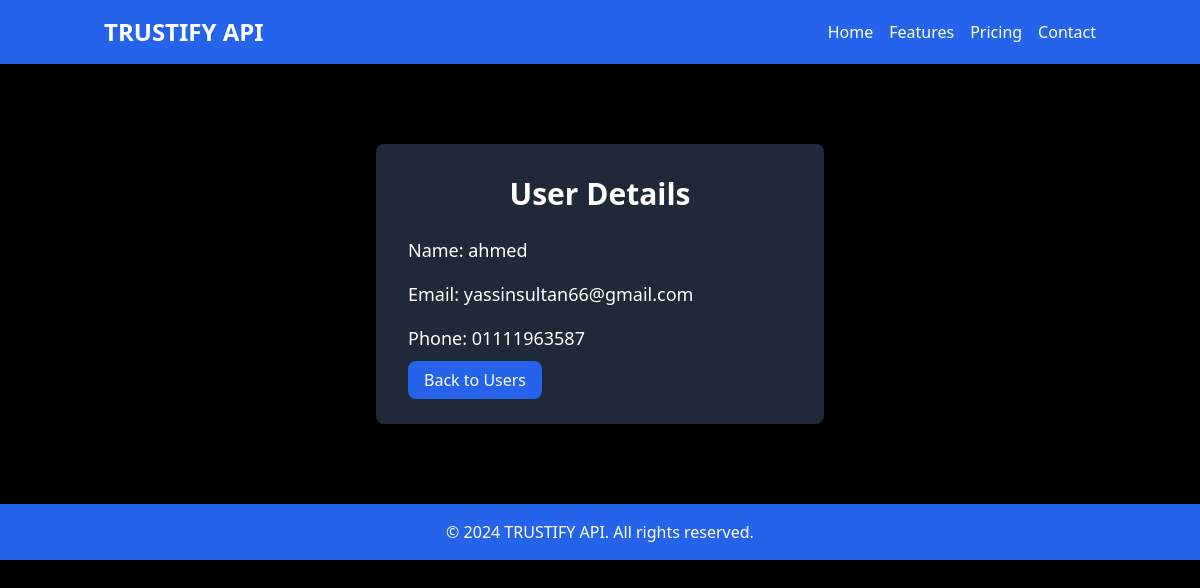
Screenshot of /user/1 (signed in) with the database file from the repository.
### app/models.py (models this page shows, shortened)
class User(db.Model):
    id = db.Column(db.Integer, primary_key=True)
    name = db.Column(db.String(100), nullable=False)
    email = db.Column(db.String(100), unique=True, nullable=False)
    phone = db.Column(db.String(15), nullable=False)
    password = db.Column(db.String(100), nullable=False)

### app/routes.py (the view)
@main.route('/user/<int:user_id>')
def view_user(user_id):
    if 'admin_id' not in session:
        flash('You need to log in as an admin to view user details.', 'danger')
        return redirect(url_for('main.login'))
    user = User.query.get(user_id)
    if not user:
        flash('User not found.', 'danger')
        return redirect(url_for('main.users'))
    return render_template('view_user.html', user=user)

### app/templates/view_user.html
{% extends "base.html" %}
{% block content %}
<section class="py-20">
    <div class="container mx-auto px-4">
        <div class="max-w-md mx-auto bg-gray-800 p-8 rounded-lg shadow-lg">
            <h1 class="text-3xl font-bold text-center mb-6">User Details</h1>
            <p class="text-lg mb-4">Name: {{ user.name }}</p>
            <p class="text-lg mb-4">Email: {{ user.email }}</p>
            <p class="text-lg mb-4">Phone: {{ user.phone }}</p>
            <a href="{{ url_for('main.users') }}" class="w-full bg-blue-600 text-white py-2 px-4 rounded-lg hover:bg-blue-700 transition duration-300">Back to Users</a>
        </div>
    </div>
</section>
{% endblock %}

### rows the page displays
User: name "ahmed", email "yassinsultan66@gmail.com", phone "01111963587"
